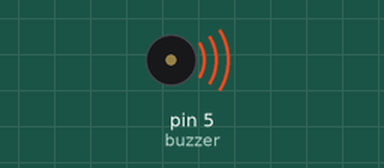
Simulated run of this sketch. Board: Arduino Uno, built with avr-gcc and run on an emulated ATmega328P. On the bench: buzzer (waves = sounding, pin HIGH).

Above: at 0.5 s.
Timing chart, 0 to 4.6 s (numbered marks = the images above):
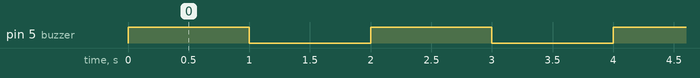

Measured:
- by itself, pin 5 (buzzer): alternates HIGH for 1.0 s and LOW for 1.0 s

The sketch:

Zumbador-PARTE2-8.ino
```cpp
/*ZUMBIDO EN INTERVALOS*/

int buzzer = 5;

void setup() {
  pinMode(buzzer, OUTPUT);
}

void loop() {
  digitalWrite(buzzer, HIGH);  // Buzzer ENCENDIDO
  delay(1000);                  // Espera 1 segundo (sonando)
  digitalWrite(buzzer, LOW);   // Buzzer APAGADO
  delay(1000);                  // Espera 1 segundo (silencio)
  // Resultado: Pitido intermitente cada segundo
}
```
